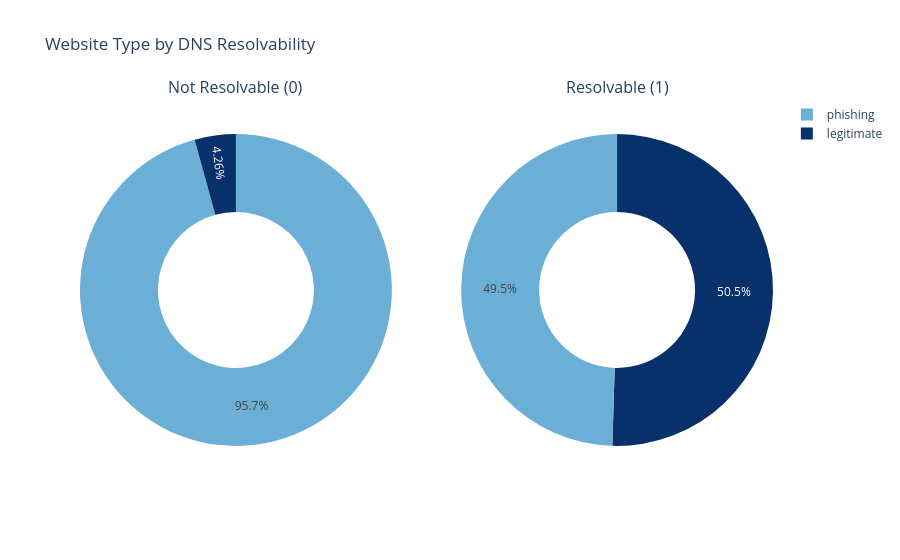

The notebook cell saved with this chart:
### Markdown cell above
##### **Figure: Website Type by Presence of Digits in URL**

Legitimate URLs almost never contain digits (~70% have none), while URLs that do contain digits are overwhelmingly phishing (~93%). Digit presence is a strong, easily interpretable phishing signal. Based on 60,000 labeled URLs.


x = 0.0 means "this URL has no digits at all" (that's the huge spike — most legitimate URLs land exactly here)

x = 0.2 means "20% of this URL's characters are digits"

x = 0.6–0.8 (far right, rare) means the URL is mostly digits — a heavily numeric/suspicious-looking URL

The y-axis (density) then tells you how common each of those ratios is, separately for legitimate vs phishing URLs — which is why you see the huge legitimate spike exactly at 0, while phishing URLs spread out across many nonzero ratios.

### Code cell
import plotly.graph_objects as go
from plotly.subplots import make_subplots

# Calculate percentages
ct = pd.crosstab(df['dns_resolvable'], df['label'], normalize='index') * 100

fig = make_subplots(rows=1, cols=2, specs=[[{'type':'domain'}, {'type':'domain'}]],
                     subplot_titles=['Not Resolvable (0)', 'Resolvable (1)'])

fig.add_trace(go.Pie(labels=ct.columns, values=ct.loc[0.0], hole=0.5,
                      marker=dict(colors=['#08306b', '#6baed6'])), 1, 1)
fig.add_trace(go.Pie(labels=ct.columns, values=ct.loc[1.0], hole=0.5,
                      marker=dict(colors=['#08306b', '#6baed6'])), 1, 2)

fig.update_layout(title_text='Website Type by DNS Resolvability', showlegend=True)
fig.show()

### Figure 1 — Plotly figure (JSON) as saved in the notebook; plotly's stock layout.template omitted (floating-point values rounded to 4 significant figures)
{"data": [{"domain": {"x": [0, 0.45], "y": [0, 1]}, "hole": 0.5, "labels": ["legitimate", "phishing"], "marker": {"colors": ["#08306b", "#6baed6"]}, "type": "pie", "values": [4.264, 95.74]}, {"domain": {"x": [0.55, 1], "y": [0, 1]}, "hole": 0.5, "labels": ["legitimate", "phishing"], "marker": {"colors": ["#08306b", "#6baed6"]}, "type": "pie", "values": [50.48, 49.52]}], "layout": {"annotations": [{"font": {"size": 16}, "showarrow": false, "text": "Not Resolvable (0)", "x": 0.225, "xanchor": "center", "xref": "paper", "y": 1, "yanchor": "bottom", "yref": "paper"}, {"font": {"size": 16}, "showarrow": false, "text": "Resolvable (1)", "x": 0.775, "xanchor": "center", "xref": "paper", "y": 1, "yanchor": "bottom", "yref": "paper"}], "showlegend": true, "title": {"text": "Website Type by DNS Resolvability"}}}
